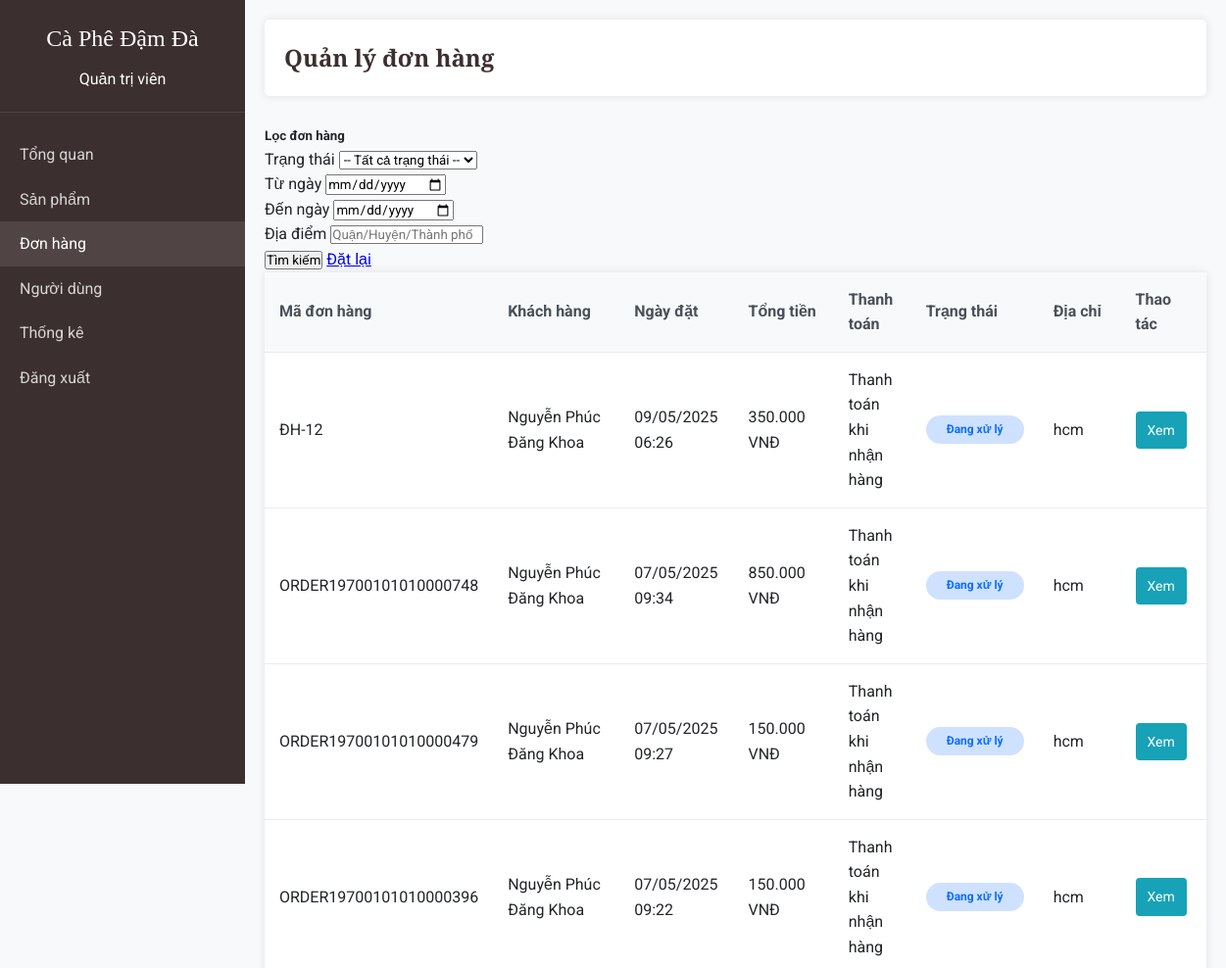
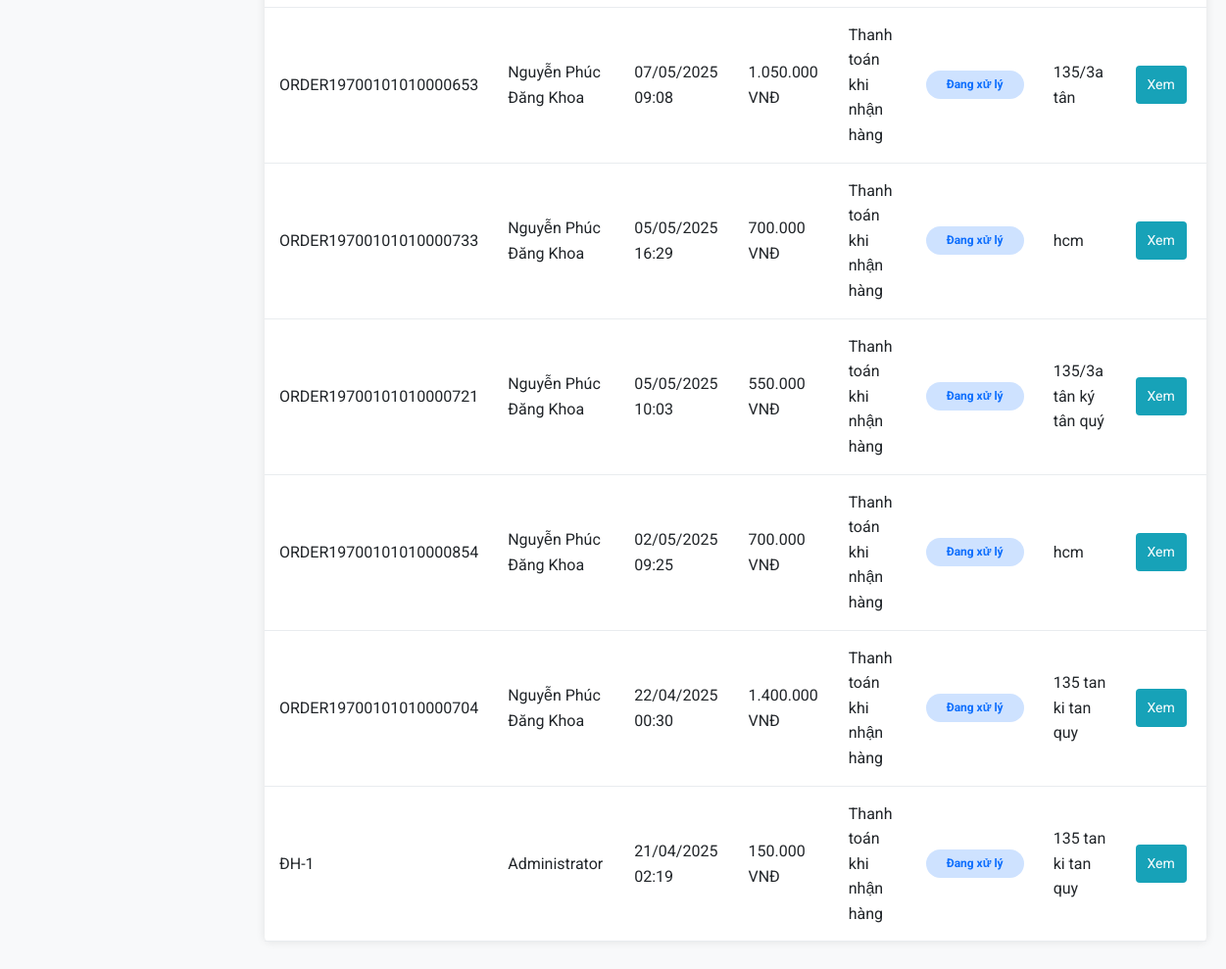
Page /admin/orders/index.php (signed in) on the earlier database version (2 pictures, top to bottom).
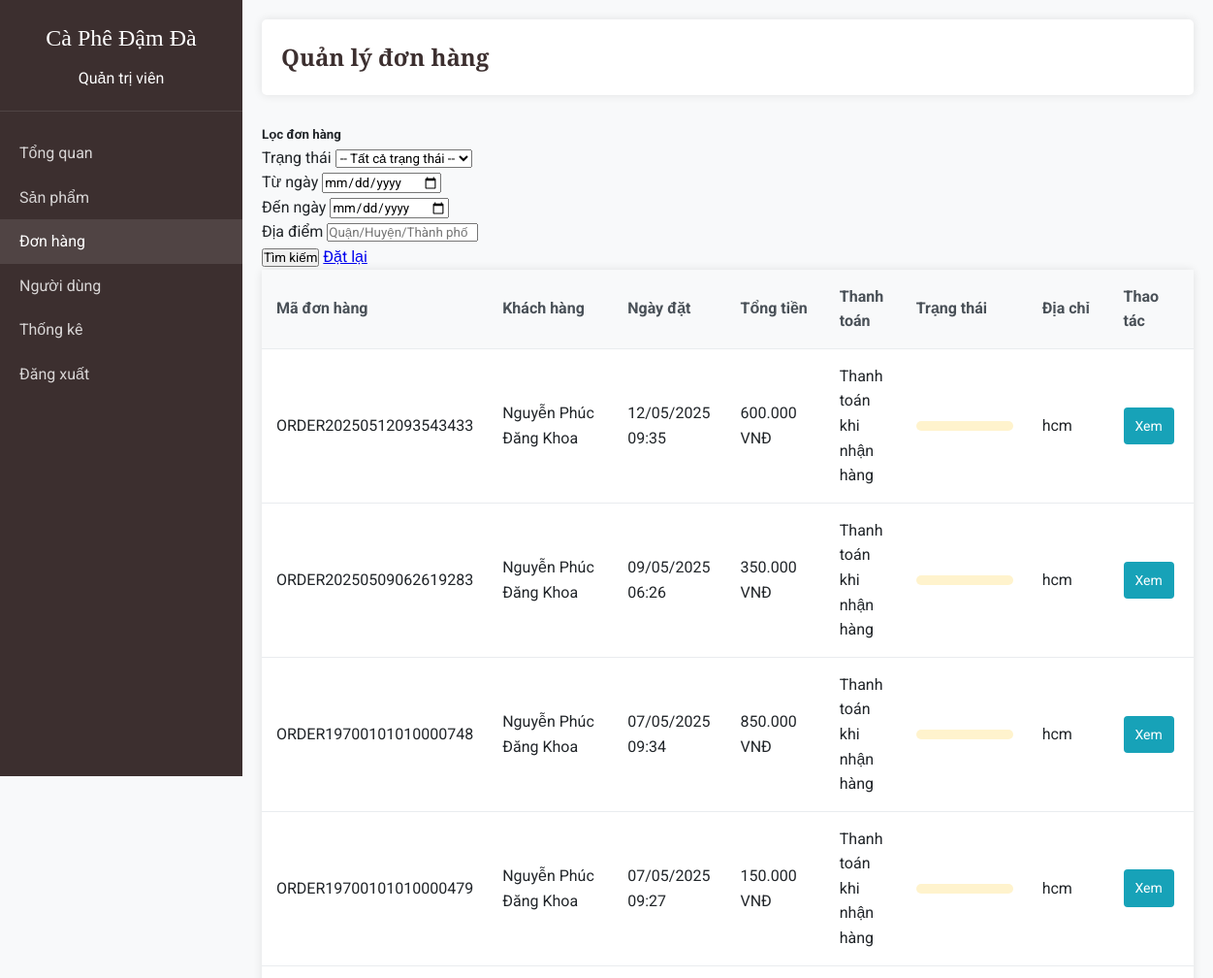
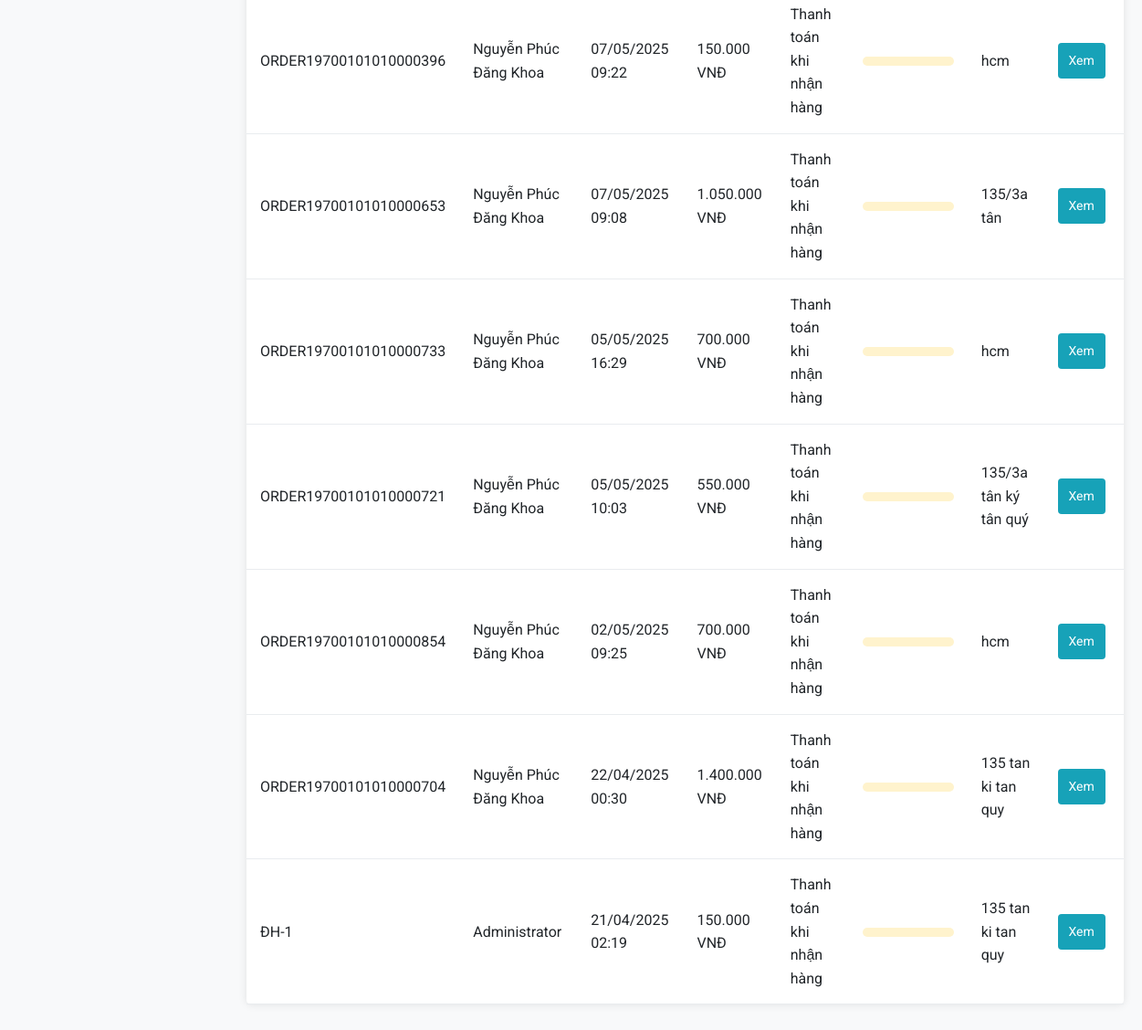
Same page on the later database version (2 pictures, top to bottom).
### tables this page shows
CREATE TABLE orders (
  id int(11) NOT NULL,
  order_number varchar(30) DEFAULT NULL,
  user_id int(11) NOT NULL,
  shipping_name varchar(100) NOT NULL,
  shipping_address varchar(255) NOT NULL,
  shipping_city varchar(100) NOT NULL,
  shipping_phone varchar(20) NOT NULL,
  payment_method varchar(50) NOT NULL,
  total_amount decimal(10,2) NOT NULL,
  status enum('pending','processing','confirmed','shipping','delivered','cancelled') NOT NULL DEFAULT 'pending',
  status_note varchar(255) DEFAULT NULL,
  updated_at timestamp NOT NULL DEFAULT current_timestamp() ON UPDATE current_timestamp(),
  order_date datetime DEFAULT current_timestamp()
);

CREATE TABLE users (
  id int(11) NOT NULL,
  username varchar(50) NOT NULL,
  password varchar(255) NOT NULL,
  email varchar(100) NOT NULL,
  fullname varchar(100) NOT NULL,
  phone varchar(20) NOT NULL,
  address varchar(255) NOT NULL,
  city varchar(100) NOT NULL,
  role enum('admin','customer') NOT NULL DEFAULT 'customer',
  created_at timestamp NOT NULL DEFAULT current_timestamp()
);

### admin/orders/index.php (the view, shortened to what the changed rows need)
<?php
$host = "localhost";
$username = "root";
$password = "";
$database = "lab1";
$conn = new mysqli($host, $username, $password, $database);
$conn->set_charset("utf8mb4");
$orders_exist = $conn->query("SHOW TABLES LIKE 'orders'")->num_rows > 0;
if (!$orders_exist) {
    $sql_create_orders = "CREATE TABLE `orders` (
        `id` int(11) NOT NULL AUTO_INCREMENT,
        `user_id` int(11) NOT NULL,
        `total_amount` decimal(10,2) NOT NULL,
        `status` varchar(50) NOT NULL DEFAULT 'pending',
        `payment_method` varchar(50) NOT NULL DEFAULT 'cash',
        `shipping_address` text NOT NULL,
        `order_date` datetime NOT NULL DEFAULT CURRENT_TIMESTAMP,
        PRIMARY KEY (`id`)
    )";
    $conn->query($sql_create_orders);
    echo "<div class='alert alert-info'>Bảng orders vừa được tạo. Chưa có đơn hàng nào.</div>";
    $orders = [];
} else {
    $params = [];
    $param_types = "";
    $where_sql = "";
    $sql = "SELECT o.*, u.fullname as customer_name
            FROM orders o
            LEFT JOIN users u ON o.user_id = u.id " . $where_sql . "
            ORDER BY o.order_date DESC";
    if (!empty($params)) {
        $stmt = $conn->prepare($sql);
        $stmt->bind_param($param_types, ...$params);
        $stmt->execute();
        $result = $stmt->get_result();
    } else {
        $result = $conn->query($sql);
    }
    $orders = [];
    if ($result && $result->num_rows > 0) {
        while ($row = $result->fetch_assoc()) {
            $orders[] = $row;
        }
    }
}
?>
<!DOCTYPE html>
<html lang="vi">
<head>
</head>
<body>
    <div class="container">
        <div class="main-content">
            <div class="page-header">
                <h1 class="page-title">Quản lý đơn hàng</h1>
            </div>
            <table>
                <thead>
                    <tr>
                        <th>Mã đơn hàng</th>
                        <th>Khách hàng</th>
                        <th>Ngày đặt</th>
                        <th>Tổng tiền</th>
                        <th>Thanh toán</th>
                        <th>Trạng thái</th>
                        <th>Địa chỉ</th>
                        <th>Thao tác</th>
                    </tr>
                </thead>
                <tbody>
                    <?php if (!empty($orders)): ?>
                        <?php foreach ($orders as $row): ?>
                            <tr>
                                <td><?php echo isset($row['order_number']) ? $row['order_number'] : 'ĐH-' . $row['id']; ?></td>
                                <td><?php echo htmlspecialchars($row['customer_name'] ?? 'Khách vãng lai'); ?></td>
                                <td><?php echo date('d/m/Y H:i', strtotime($row['order_date'])); ?></td>
                                <td><?php echo number_format($row['total_amount'], 0, ',', '.'); ?> VNĐ</td>
                                <td>
                                    <?php
                                    $payment_methods = [
                                        'cod' => 'Thanh toán khi nhận hàng',
                                        'banking' => 'Chuyển khoản ngân hàng',
                                        'momo' => 'Ví MoMo',
                                        'vnpay' => 'VN Pay'
                                    ];
                                    echo isset($payment_methods[$row['payment_method']]) ? $payment_methods[$row['payment_method']] : $row['payment_method'];
                                    ?>
                                </td>
                                <td>
                                    <?php
                                    $status_class = '';
                                    $status_text = '';
                                    switch($row['status'] ?? 'pending') {
                                        case 'processing':
                                            $status_class = 'processing';
                                            $status_text = 'Đang xử lý';
                                            break;
                                        default:
                                            $status_class = 'pending';
                                            $status_text = $row['status'] ?? 'Chờ xác nhận';
                                    }
                                    ?>
                                    <span class="status <?php echo $status_class; ?>"><?php echo $status_text; ?></span>
                                </td>
                                <td><?php echo htmlspecialchars($row['shipping_address'] ?? ''); ?></td>
                                <td>
                                    <a href="view.php?id=<?php echo $row['id']; ?>" class="action-btn view-btn">Xem</a>
                                </td>
                            </tr>
                        <?php endforeach; ?>
                    <?php else: ?>
                        <tr>
                            <td colspan="7" style="text-align: center;">Không có đơn hàng nào</td>
                        </tr>
                    <?php endif; ?>
                </tbody>
            </table>
        </div>
    </div>
</body>
</html>

Differences in the rows shown:
added orders: order_number "ORDER20250512093543433", user.fullname "Nguyễn Phúc Đăng Khoa", order_date "12/05/2025 09:35", total_amount "600.000", payment_method "Thanh toán khi nhận hàng", shipping_address "hcm"
changed orders: order_number (not shown) → "ORDER20250509062619283"; id "12" → (not shown); status "Đang xử lý" → (not shown)
changed orders "ORDER19700101010000748": status "Đang xử lý" → (not shown)
changed orders "ORDER19700101010000479": status "Đang xử lý" → (not shown)
changed orders "ORDER19700101010000396": status "Đang xử lý" → (not shown)
changed orders "ORDER19700101010000653": status "Đang xử lý" → (not shown)
changed orders "ORDER19700101010000733": status "Đang xử lý" → (not shown)
changed orders "ORDER19700101010000721": status "Đang xử lý" → (not shown)
changed orders "ORDER19700101010000854": status "Đang xử lý" → (not shown)
changed orders "ORDER19700101010000704": status "Đang xử lý" → (not shown)
changed orders "Administrator": status "Đang xử lý" → (not shown)
